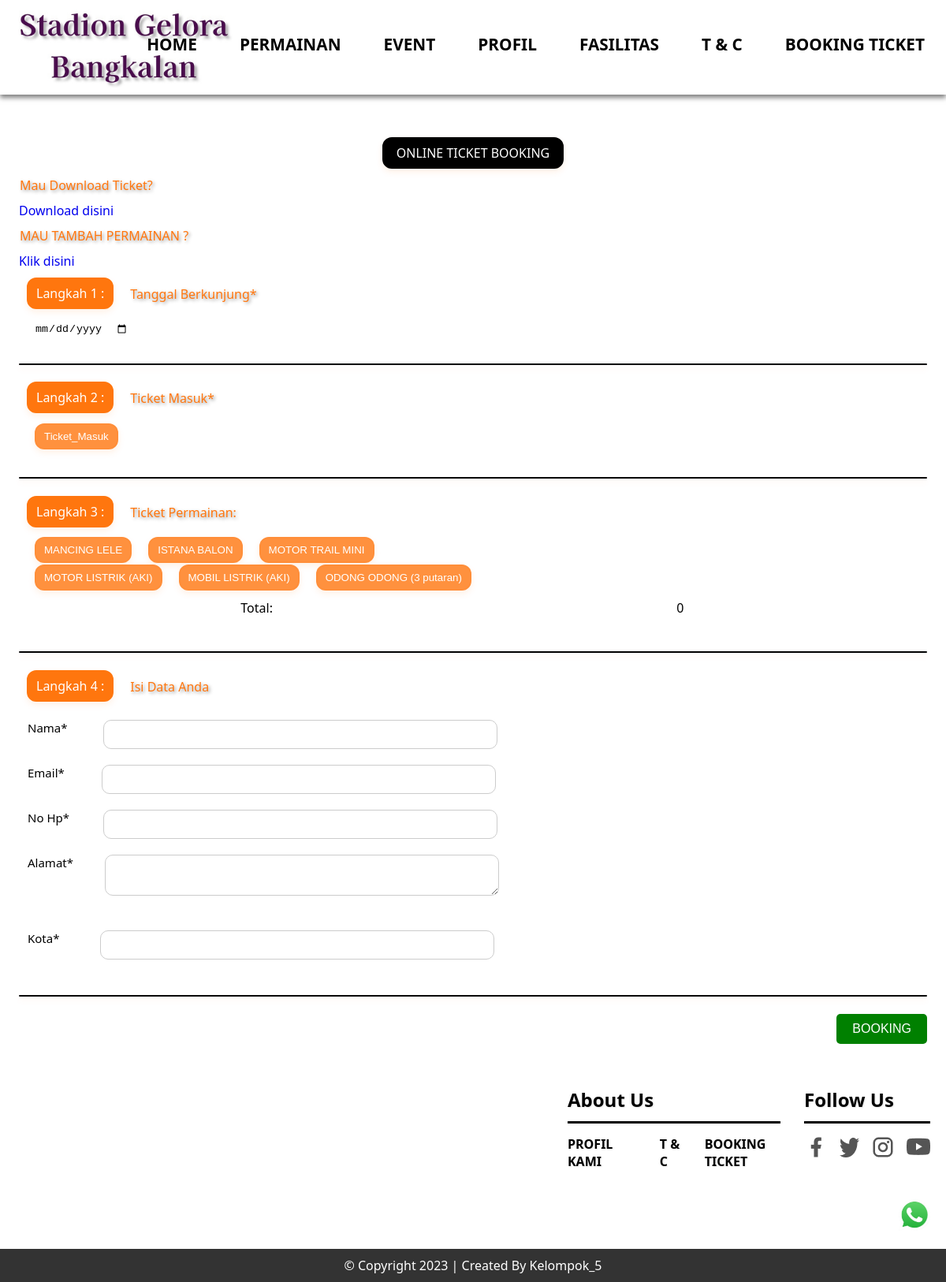
The page /app/user/formulirbooking.php on the database as committed earlier.
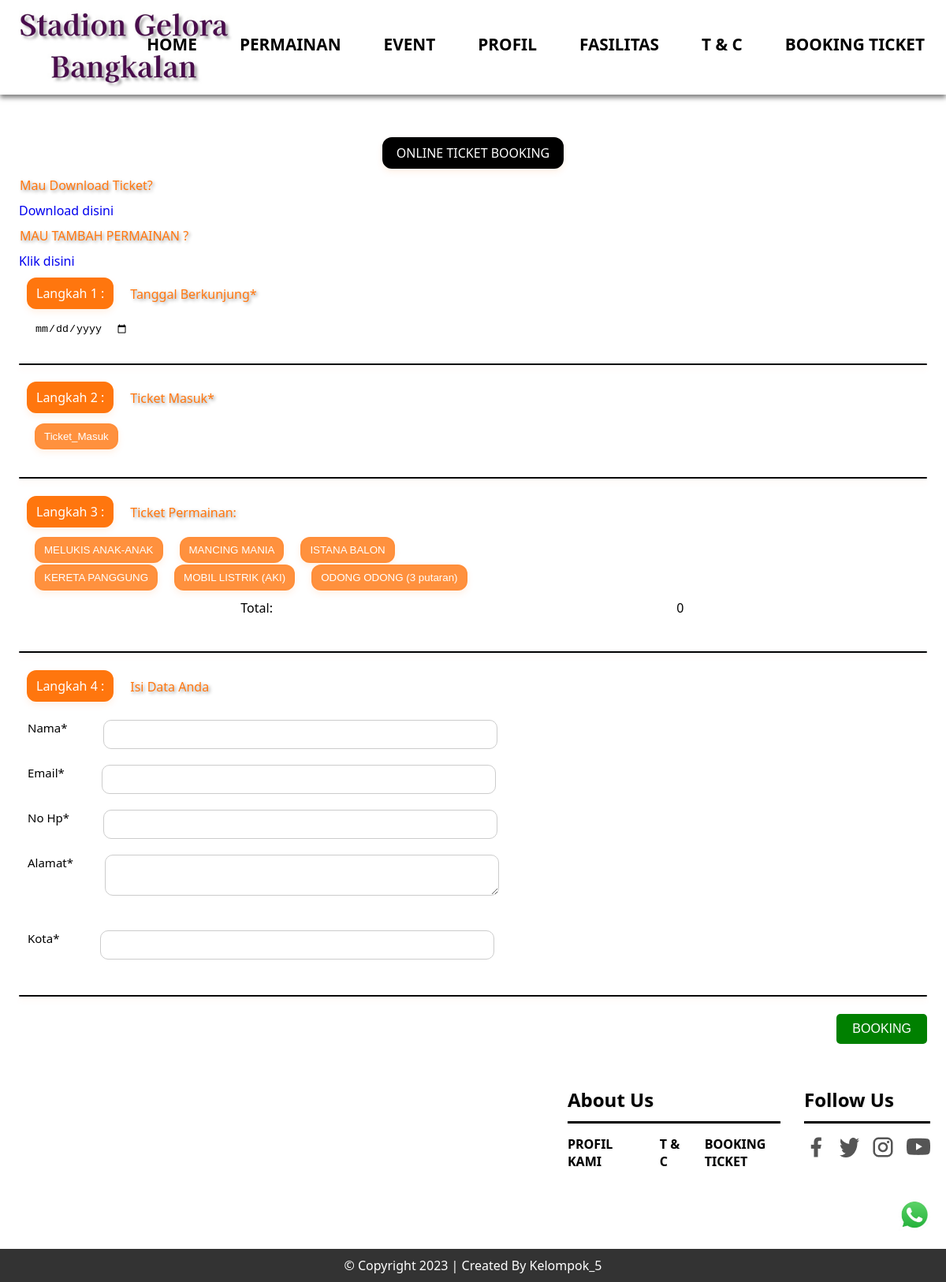
The same page on the database as committed later.
### tables this page shows
CREATE TABLE `ticket_masuk` (
  `jenis` varchar(20) NOT NULL,
  `harga` int(11) NOT NULL
);

CREATE TABLE `permainan` (
  `id_permainan` varchar(256) NOT NULL,
  `nama_permainan` varchar(30) NOT NULL,
  `durasi` int(11) NOT NULL,
  `harga` int(11) NOT NULL
);

### app/user/formulirbooking.php (the view, shortened to what the changed rows need)
<!DOCTYPE html>
<html lang="en">
<head>
    <link rel="stylesheet" href="../../asset/css/styles.css">
</head>
<body>
    <div class = "isi">
        <form id="booking-form" action="pilihpembayaran.php" method="POST">
            <a><div class="container">
                </div>
            </a>
            <input type="date" id="tanggal" name="tanggal" required><br>
            <div class='sekat'></div>
            <a><div class="container">
            </div></a>
            <?php
            try {
                require_once "../base.php";
                $daftarticketmasuk = $db->prepare('SELECT * from ticket_masuk');
                $daftarticketmasuk->execute();
                $daftarticketmasuk = $daftarticketmasuk->fetchAll(PDO::FETCH_ASSOC);
                foreach ($daftarticketmasuk as $obj) {
                    echo "<button type='button' class='tombol-ticket' data-jenis='{$obj['jenis']}' data-harga='{$obj['harga']}'>{$obj['jenis']}</button>";
                }
            } catch (PDOException $e) {
                echo "Connecting Failed" . $e->getMessage();
            }
            ?>
            <div class='sekat'></div>
            <div class="container">
                <div class="curved-box">Langkah 3 :</div>
                <div class="orangetext">Ticket Permainan:</div>
            </div>
            <?php
            $daftarpermainan = $db->prepare("SELECT * from permainan");
            $daftarpermainan->execute();
            $daftarpermainan = $daftarpermainan->fetchAll(PDO::FETCH_ASSOC);
            $c = 0;
            foreach ($daftarpermainan as $permainan) {
                echo "<button type='button' class='tombol-permainan' data-id='{$permainan['id_permainan']}' data-harga='{$permainan['harga']}' data-durasi='{$permainan['durasi']}'>{$permainan['nama_permainan']}</button>";
                if ($c == 2){
                    echo "<br>";
                }
                $c += 1;
            }
            ?>
            <div class="text-box-white">
                <div class="text-item-white">Total: </div>
                <div class="text-item-white"><span id="total-keseluruhan">0</span></div>
            </div>
            <div class='sekat'></div>
            <div class="container">
                <div class="curved-box">Langkah 4 :</div>
                <div class="orangetext"> Isi Data Anda</div>
            </div>
            <div class="grid-container">
                <div class="subgrid">
                </div>
                <div class="subgrid">
                </div>
                <div class="subgrid">
                </div>
                <div class="subgrid">
                </div>
                <div class="subgrid">
                </div>
            </div>
            <div class='sekat'></div>
            <div class="btn-submit-container"><div class="btn-submit"><input type="submit" id="pesan" name="pesan" value="BOOKING"></div></div>
        </form>
    </div>
    <div class="container2">
        <div class="section1">
            <h2>About Us</h2>
        </div>
        <div class="section">
            <h2>Follow Us</h2>
        </div>
    </div>
</body>
</html>

Rows that differ between the two databases and show on the page:
removed permainan: nama_permainan "MOTOR LISTRIK (AKI)"
added permainan: nama_permainan "MELUKIS ANAK-ANAK"
changed permainan: nama_permainan "MANCING LELE" → "MANCING MANIA"
changed permainan: nama_permainan "MOTOR TRAIL MINI" → "KERETA PANGGUNG"
